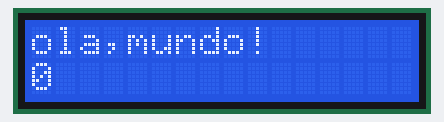
The sketch below on a simulated Arduino Uno, built with avr-gcc and run on an emulated ATmega328P. Shown: 16×2 character LCD.

Above: at 0.1 s.
At 4.1 s:
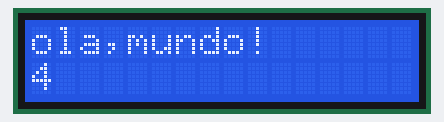
At 9.2 s:
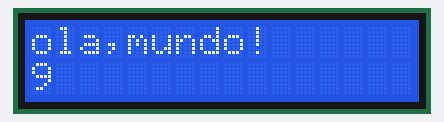
At 19.2 s:
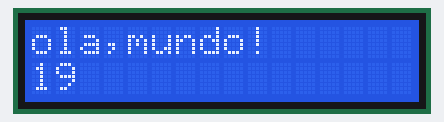
At 28.2 s:
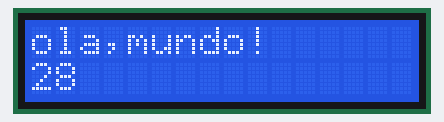
At 38.3 s:
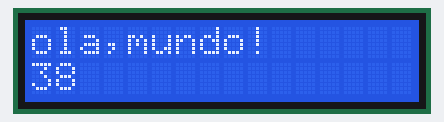

The sketch:

desafio_lcd.ino
```cpp
#include <Adafruit_LiquidCrystal.h>

int seconds = 0;

Adafruit_LiquidCrystal lcd_1(0);

void setup ()

{

  lcd_1.begin(16, 2);

  lcd_1.print("ola,mundo!");

}

void loop()
{
  lcd_1.setCursor(0, 1);
  lcd_1.print(seconds);
  lcd_1.setBacklight(1);
  delay(1000);
  seconds += 1;

}
```

Measured:
- what the display in image 1 shows lasts 1.0 s, from 4.1 s to 5.1 s
